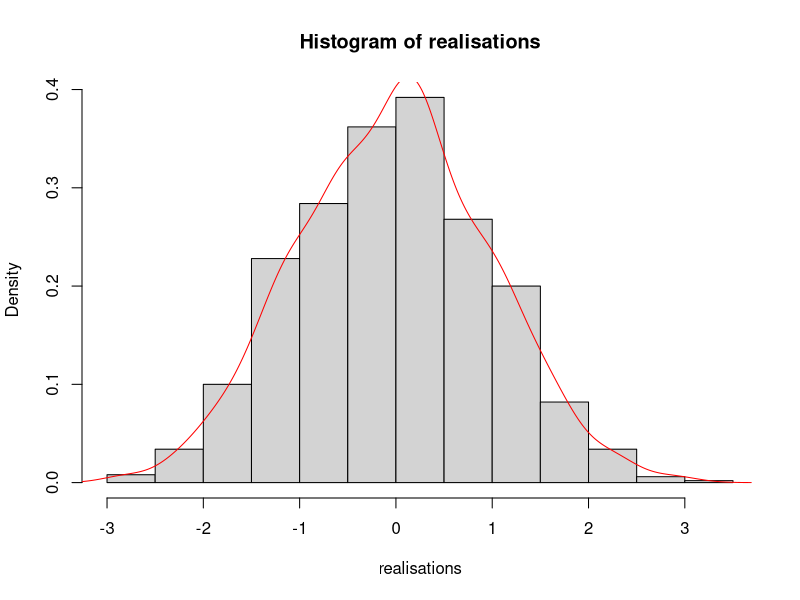
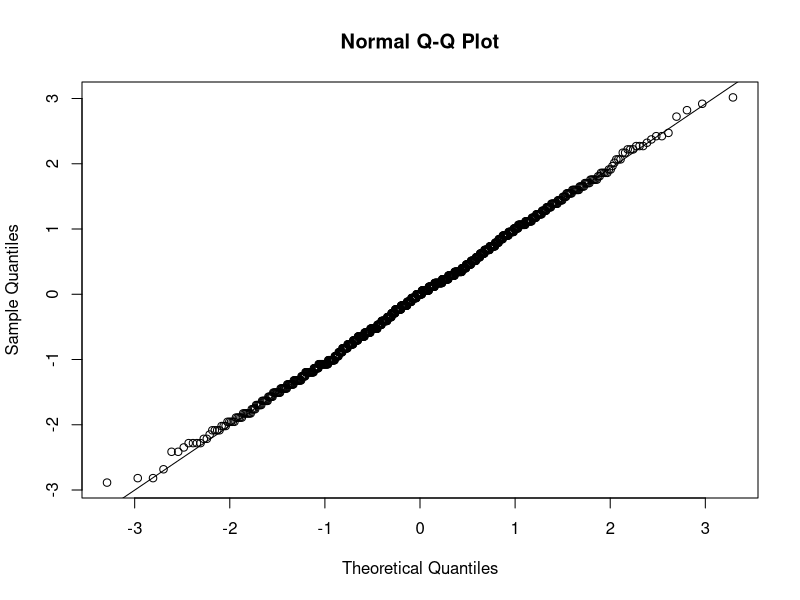
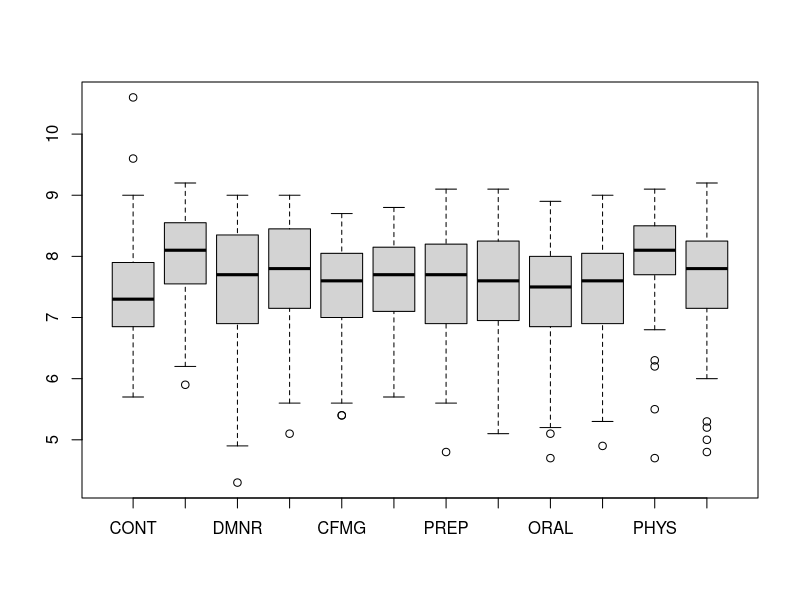
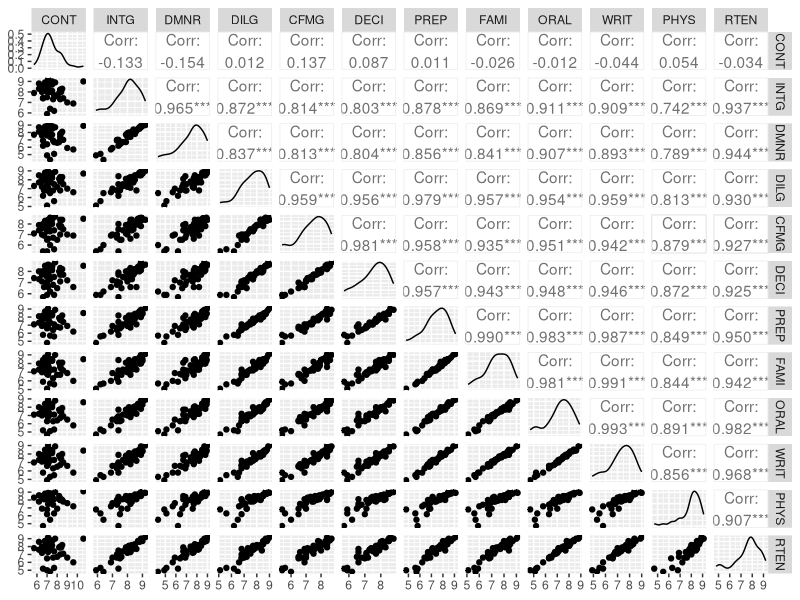
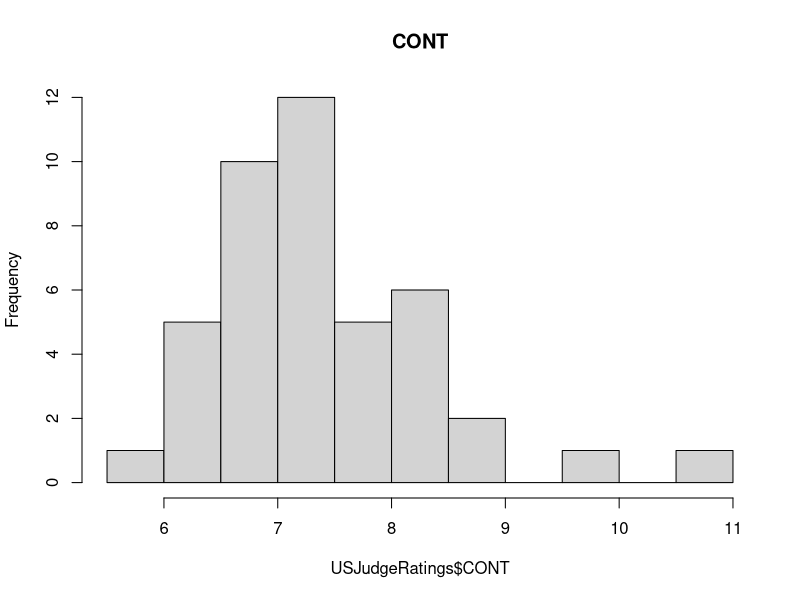
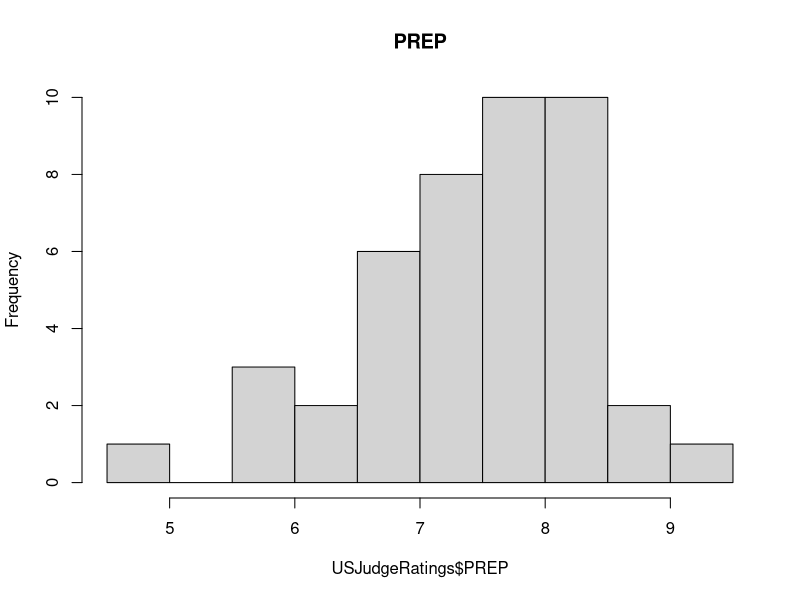
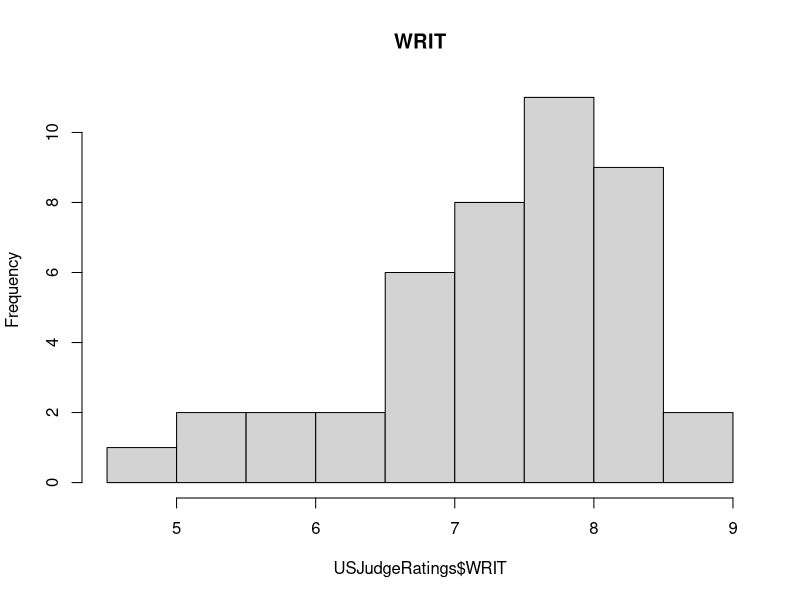
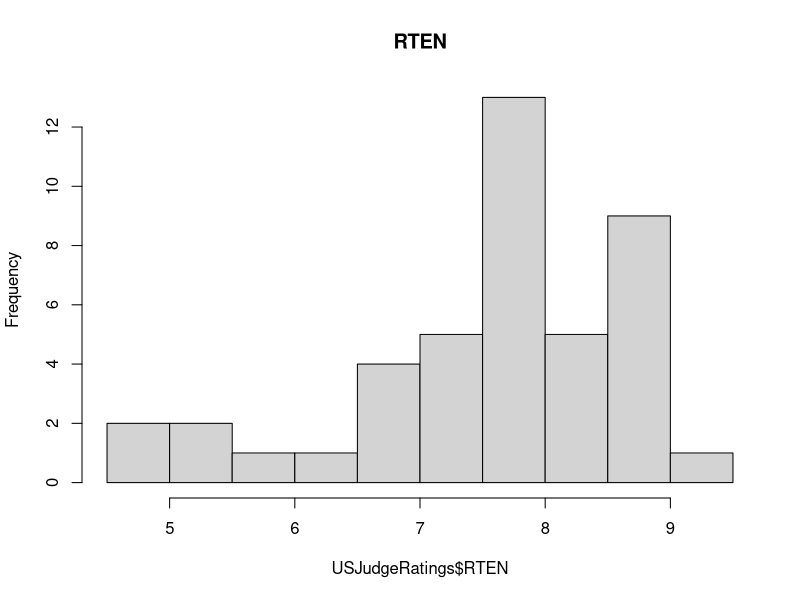

Source code (R) for these figures, in order:
## ---- chunk 1
knitr::opts_chunk$set(echo = TRUE)
## ---- chunk 2
estim <- function(x, theta){
  n <- length(x)
  est <- sqrt(n) * (mean(x) - theta) / sqrt(mean(x))
  return(est)
  }
## ---- chunk 3
set.seed(23)
Nattempts = 1e3
nsample = 100
theta = 3

samples <- lapply(1:Nattempts, function(i) rpois(nsample, theta))
realisations <- sapply(samples, function(x) estim(x, theta))

hist(realisations, probability = TRUE)
d = density(realisations, kernel='gaussian')
lines(d, col = 'red')
## ---- chunk 4
qqnorm(realisations)
qqline(realisations)
## ---- chunk 5
data(USJudgeRatings)
## ---- chunk 6
str(USJudgeRatings)
## ---- chunk 7
dim(USJudgeRatings)
## ---- chunk 8
library(knitr)
library(kableExtra)
kable(USJudgeRatings, 'latex', caption = "Ratings of US judges", booktabs = T) %>%
  kable_styling(latex_options = "striped", font_size = 6)
## ---- chunk 9
colnames(USJudgeRatings)
## ---- chunk 10
summary(USJudgeRatings)
## ---- chunk 11
sum(is.na(USJudgeRatings))
## ---- chunk 12
Outvals = boxplot(USJudgeRatings)
## ---- chunk 13
max(USJudgeRatings$CONT)
rownames(USJudgeRatings)[which.max(USJudgeRatings$CONT)]
## ---- chunk 14
min(USJudgeRatings$RTEN)
rownames(USJudgeRatings)[which.min(USJudgeRatings$RTEN)]
## ---- chunk 15
max(USJudgeRatings$RTEN)
rownames(USJudgeRatings)[which.max(USJudgeRatings$RTEN)]
## ---- chunk 16
library(ggplot2)
library(dplyr)
library(GGally)
ggpairs(USJudgeRatings)
## ---- chunk 17
hist(USJudgeRatings$CONT, main="CONT")
## ---- chunk 18
hist(USJudgeRatings$PREP, main="PREP" )
## ---- chunk 19
hist(USJudgeRatings$WRIT, main="WRIT")
## ---- chunk 20
hist(USJudgeRatings$RTEN, main="RTEN")
## ---- chunk 21
round(var(USJudgeRatings), 2)
## ---- chunk 22
round(sqrt(diag(var(USJudgeRatings))),2)
print('The smallest standard deviation is: ')
min(round(sqrt(diag(var(USJudgeRatings))),2))
print('The largest standard deviation is: ')
max(round(sqrt(diag(var(USJudgeRatings))),2))
## ---- chunk 23
round(cor(USJudgeRatings),2)
## ---- chunk 24
library(corrplot)
corrplot(cor(USJudgeRatings))
## ---- chunk 25
pairs(USJudgeRatings)
## ---- chunk 26
par(mfrow=c(1,2))
hist(USJudgeRatings$CONT, probability= TRUE, main="Histogram of CONT", xlab="CONT")
d = density(USJudgeRatings$CONT, kernel = 'c', bw = 0.3)
lines(d, col="red")

hist(USJudgeRatings$RTEN, probability= TRUE, main="Histogram of RTEN" , xlab="RTEN")
d = density(USJudgeRatings$RTEN, kernel = 'o', bw = 0.3)
lines(d, col="red")
## ---- chunk 27
par(mfrow=c(1,2))
plot(ecdf(USJudgeRatings$CONT), verticals = TRUE, do.points = FALSE, main = "ECDF CONT")
plot(ecdf(USJudgeRatings$RTEN), verticals = TRUE, do.points = FALSE, main = "ECDF RTEN")
## ---- chunk 28
qqnorm(USJudgeRatings$RTEN)
qqline(USJudgeRatings$RTEN)
## ---- chunk 29
library(e1071)
kurtosis(USJudgeRatings$RTEN)
skewness(USJudgeRatings$RTEN)
